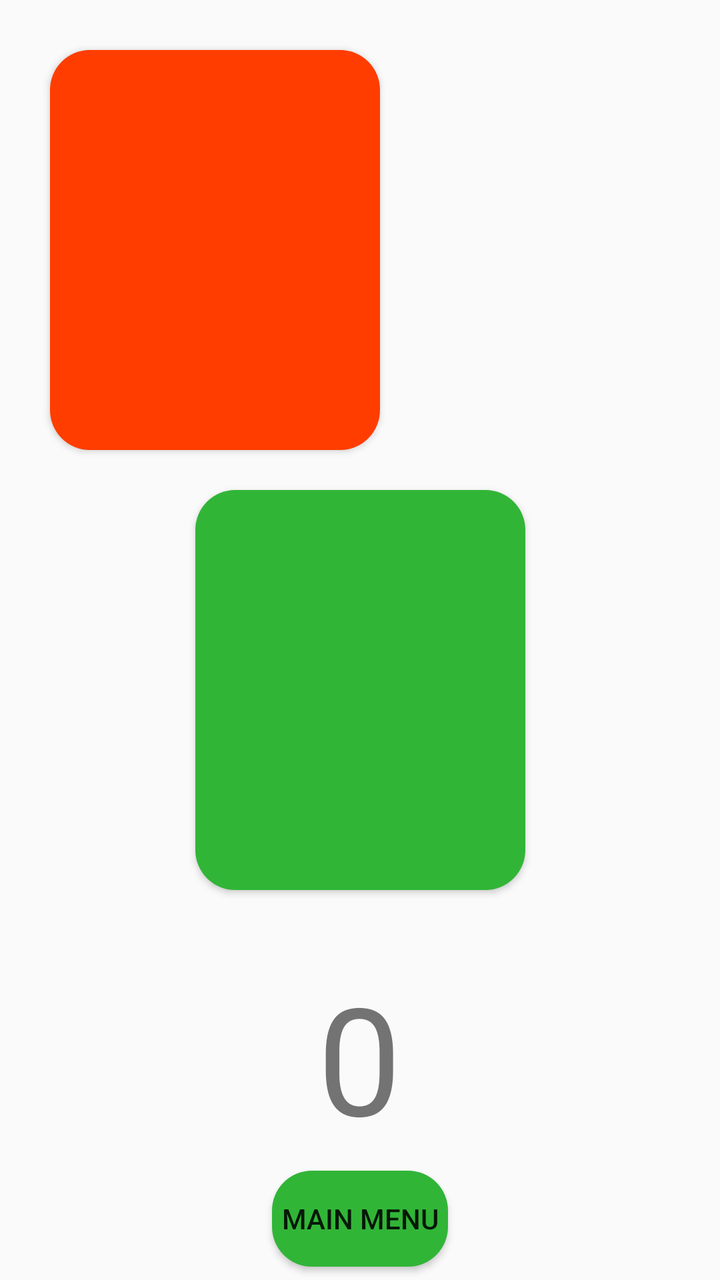
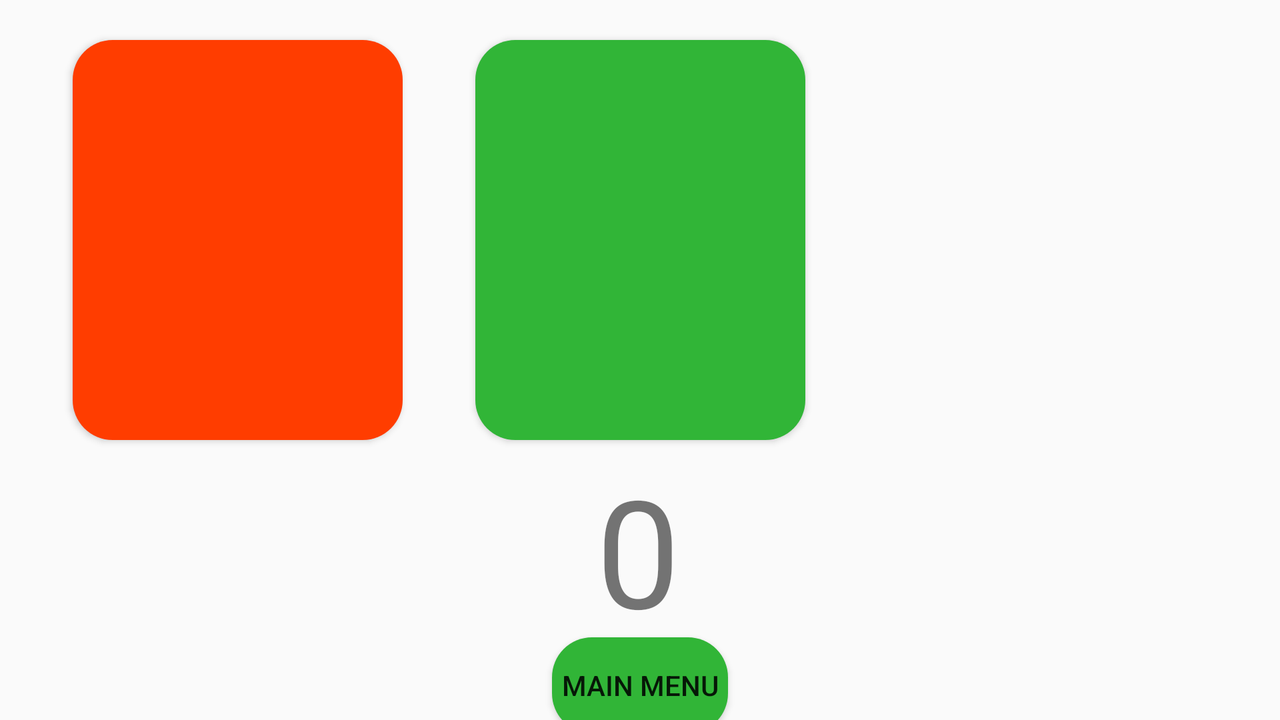

Two renders of one Android screen. The first uses the default layout on a phone; the second uses the alternative layout the repository ships for a different screen configuration, on a matching device. The two XML files are below.
<!-- AndroidManifest.xml: application theme Theme.SemestralnaPraca_Skvarna -->
<!-- res/layout/fragment_simon_color_easy.xml -->
<?xml version="1.0" encoding="utf-8"?>
<androidx.constraintlayout.widget.ConstraintLayout xmlns:android="http://schemas.android.com/apk/res/android"
    xmlns:app="http://schemas.android.com/apk/res-auto"
    xmlns:tools="http://schemas.android.com/tools"
    android:id="@+id/frameLayout4"
    android:layout_width="match_parent"
    android:layout_height="match_parent"
    tools:context=".fragment.SimonColorEasyFragment">

    <Button
        android:id="@+id/btnYellow"
        android:layout_width="165dp"
        android:layout_height="200dp"
        android:layout_marginStart="25dp"
        android:layout_marginTop="25dp"
        android:background="@drawable/btn_red"
        app:layout_constraintStart_toStartOf="parent"
        app:layout_constraintTop_toTopOf="parent"
        tools:ignore="SpeakableTextPresentCheck" />

    <Button
        android:id="@+id/btnBlue"
        android:layout_width="165dp"
        android:layout_height="200dp"
        android:layout_marginTop="25dp"
        android:background="@drawable/btn_blue"
        app:layout_constraintEnd_toEndOf="parent"
        app:layout_constraintStart_toEndOf="@+id/btnYellow"
        app:layout_constraintTop_toTopOf="parent"
        tools:ignore="SpeakableTextPresentCheck" />

    <Button
        android:id="@+id/btnGreen"
        android:layout_width="165dp"
        android:layout_height="200dp"
        android:layout_marginTop="20dp"
        android:background="@drawable/btn_green"
        app:layout_constraintEnd_toEndOf="parent"
        app:layout_constraintStart_toStartOf="parent"
        app:layout_constraintTop_toBottomOf="@+id/btnBlue"
        tools:ignore="SpeakableTextPresentCheck" />

    <TextView
        android:id="@+id/tvScore"
        android:layout_width="150dp"
        android:layout_height="100dp"
        android:autoSizeTextType="uniform"
        android:gravity="center"
        android:text="@string/_0"
        app:layout_constraintBottom_toBottomOf="parent"
        app:layout_constraintEnd_toEndOf="parent"
        app:layout_constraintHorizontal_bias="0.498"
        app:layout_constraintStart_toStartOf="parent"
        app:layout_constraintTop_toBottomOf="@+id/btnGreen"
        app:layout_constraintVertical_bias="0.353" />

    <Button
        android:id="@+id/btnBackToMenu"
        android:layout_width="wrap_content"
        android:layout_height="wrap_content"
        android:background="@drawable/btn_green"
        android:text="@string/main_menu"
        app:layout_constraintBottom_toBottomOf="parent"
        app:layout_constraintEnd_toEndOf="parent"
        app:layout_constraintStart_toStartOf="parent"
        app:layout_constraintTop_toBottomOf="@+id/tvScore" />

</androidx.constraintlayout.widget.ConstraintLayout>
<!-- resources referenced by this layout -->
<resources>
  <!-- drawable btn_blue (drawable) -->
  <?xml version="1.0" encoding="utf-8"?>
  <selector xmlns:android="http://schemas.android.com/apk/res/android">
      <item android:state_pressed="false" android:drawable="@drawable/btn_blue_normal" />
      <item android:state_pressed="true" android:drawable="@drawable/btn_blue_pressed" />
  </selector>
  <!-- drawable btn_green (drawable) -->
  <?xml version="1.0" encoding="utf-8"?>
  <selector xmlns:android="http://schemas.android.com/apk/res/android">
      <item android:state_pressed="false" android:drawable="@drawable/btn_green_normal" />
      <item android:state_pressed="true" android:drawable="@drawable/btn_green_pressed" />
  </selector>
  <!-- drawable btn_red (drawable) -->
  <?xml version="1.0" encoding="utf-8"?>
  <selector xmlns:android="http://schemas.android.com/apk/res/android">
      <item android:state_pressed="false" android:drawable="@drawable/btn_red_normal" />
      <item android:state_pressed="true" android:drawable="@drawable/btn_red_pressed" />
  </selector>
  <string name="_0">0</string>
  <string name="main_menu">Main menu</string>
  <style name="Theme.SemestralnaPraca_Skvarna" parent="Theme.AppCompat.Light.NoActionBar">
          
          <item name="colorPrimary">@color/purple_500</item>
          <item name="colorPrimaryVariant">@color/purple_700</item>
          <item name="colorOnPrimary">@color/white</item>
          
          <item name="colorSecondary">@color/teal_200</item>
          <item name="colorSecondaryVariant">@color/teal_700</item>
          <item name="colorOnSecondary">@color/black</item>
          
          <item name="android:statusBarColor">?attr/colorPrimaryVariant</item>
          
      </style>
  <!-- drawable btn_blue_pressed (drawable) -->
  <?xml version="1.0" encoding="utf-8"?>
  <shape xmlns:android="http://schemas.android.com/apk/res/android">
  
      <solid android:color="#0B4675"/>
      <corners android:radius="20dp"/>
  </shape>
  <!-- drawable btn_green_normal (drawable) -->
  <?xml version="1.0" encoding="utf-8"?>
  <shape xmlns:android="http://schemas.android.com/apk/res/android">
  
      <solid android:color="#31B537"/>
      <corners android:radius="20dp"/>
  </shape>
  <!-- drawable btn_green_pressed (drawable) -->
  <?xml version="1.0" encoding="utf-8"?>
  <shape xmlns:android="http://schemas.android.com/apk/res/android">
  
      <solid android:color="#18651B"/>
      <corners android:radius="20dp"/>
  </shape>
  <!-- drawable btn_red_normal (drawable) -->
  <?xml version="1.0" encoding="utf-8"?>
  <shape xmlns:android="http://schemas.android.com/apk/res/android">
  
      <solid android:color="#FF3D00"/>
      <corners android:radius="20dp"/>
  </shape>
  <!-- drawable btn_red_pressed (drawable) -->
  <?xml version="1.0" encoding="utf-8"?>
  <shape xmlns:android="http://schemas.android.com/apk/res/android">
  
      <solid android:color="#972F0F"/>
      <corners android:radius="20dp"/>
  </shape>
</resources>
<!-- res/layout-land/fragment_simon_color_easy.xml (the repository's variant of the layout above) -->
<!-- drawn on the phone turned sideways -->
<?xml version="1.0" encoding="utf-8"?>
<androidx.constraintlayout.widget.ConstraintLayout xmlns:android="http://schemas.android.com/apk/res/android"
    xmlns:app="http://schemas.android.com/apk/res-auto"
    xmlns:tools="http://schemas.android.com/tools"
    android:id="@+id/simonColorEasyLayout"
    android:layout_width="match_parent"
    android:layout_height="match_parent"
    tools:context=".fragment.SimonColorEasyFragment">

    <Button
        android:id="@+id/btnRed"
        android:layout_width="165dp"
        android:layout_height="200dp"
        android:background="@drawable/btn_red"
        app:layout_constraintBottom_toBottomOf="@+id/btnGreen"
        app:layout_constraintEnd_toStartOf="@+id/btnGreen"
        app:layout_constraintStart_toStartOf="parent"
        tools:ignore="SpeakableTextPresentCheck" />

    <Button
        android:id="@+id/btnBlue"
        android:layout_width="165dp"
        android:layout_height="200dp"
        android:background="@drawable/btn_blue"
        app:layout_constraintBottom_toBottomOf="@+id/btnGreen"
        app:layout_constraintEnd_toEndOf="parent"
        app:layout_constraintStart_toEndOf="@+id/btnGreen"
        tools:ignore="SpeakableTextPresentCheck" />

    <Button
        android:id="@+id/btnGreen"
        android:layout_width="165dp"
        android:layout_height="200dp"
        android:layout_marginTop="20dp"
        android:background="@drawable/btn_green"
        app:layout_constraintEnd_toEndOf="parent"
        app:layout_constraintStart_toStartOf="parent"
        app:layout_constraintTop_toTopOf="parent"
        tools:ignore="SpeakableTextPresentCheck" />

    <TextView
        android:id="@+id/tvScore"
        android:layout_width="150dp"
        android:layout_height="100dp"
        android:layout_marginTop="5dp"
        android:autoSizeTextType="uniform"
        android:gravity="center"
        android:text="@string/_0"
        app:layout_constraintEnd_toEndOf="parent"
        app:layout_constraintHorizontal_bias="0.498"
        app:layout_constraintStart_toStartOf="parent"
        app:layout_constraintTop_toBottomOf="@+id/btnGreen" />

    <Button
        android:id="@+id/btnBackToMenu"
        android:layout_width="wrap_content"
        android:layout_height="wrap_content"
        android:background="@drawable/btn_green"
        android:text="@string/main_menu"
        app:layout_constraintBottom_toBottomOf="parent"
        app:layout_constraintEnd_toEndOf="parent"
        app:layout_constraintStart_toStartOf="parent"
        app:layout_constraintTop_toBottomOf="@+id/tvScore" />

</androidx.constraintlayout.widget.ConstraintLayout>
